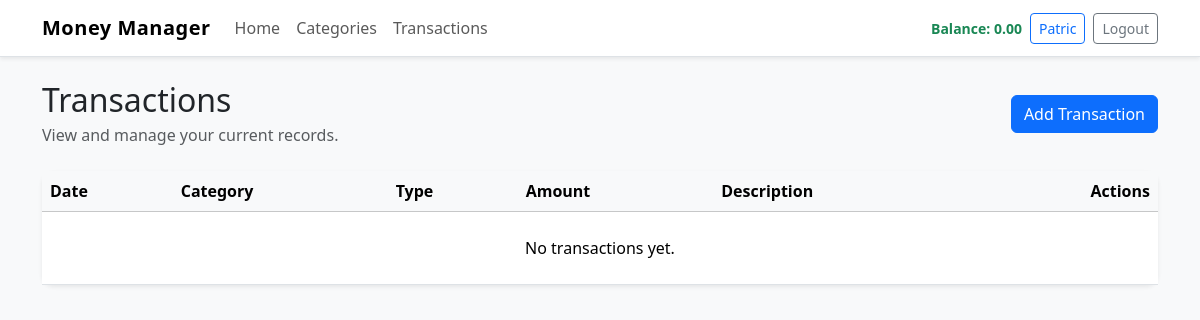
Page /transactions/ (signed in) on the earlier database version.
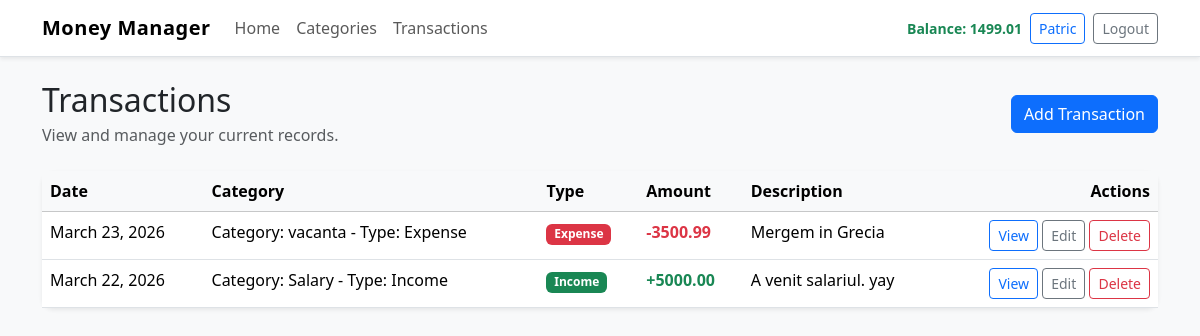
Same page on the later database version.
### core/models.py (models this page shows, shortened)
class Transaction(models.Model):
	user = models.ForeignKey(User, on_delete=models.CASCADE)
	category = models.ForeignKey(Category, on_delete=models.SET_NULL, null=True)
	amount = models.DecimalField(max_digits=10, decimal_places=2)
	date = models.DateField()
	description = models.TextField(blank=True)
	created_at = models.DateTimeField(auto_now_add=True)
	updated_at = models.DateTimeField(auto_now=True)

class Category(models.Model):
	name = models.CharField(max_length=100)
	is_income = models.BooleanField(default=False)
	created_at = models.DateTimeField(auto_now_add=True)
	updated_at = models.DateTimeField(auto_now=True)
	def __str__(self):
		return f"Category: {self.name} - Type: {'Income' if self.is_income else 'Expense'}"

### core/views.py (the view)
# urls.py: path('transactions/', views.TransactionListView.as_view(), name='transaction-list'),
class TransactionListView(LoginRequiredMixin, ListView):
	model = Transaction
	template_name = 'core/transaction_list.html'
	context_object_name = 'transactions'
	def get_queryset(self):
		return Transaction.objects.filter(user=self.request.user).order_by('-date')

### core/context_processors.py (called while the page is built)
def get_financial_summary(user):
	if not user.is_authenticated:
		return {
			'income_total': 0,
			'expense_total': 0,
			'current_balance': 0,
		}
	transactions = Transaction.objects.filter(user=user)
	income_total = transactions.filter(category__is_income=True).aggregate(total=Sum('amount'))['total'] or 0
	expense_total = transactions.filter(category__is_income=False).aggregate(total=Sum('amount'))['total'] or 0
	return {
		'income_total': income_total,
		'expense_total': expense_total,
		'current_balance': income_total - expense_total,
	}

def financial_summary(request):
	return get_financial_summary(request.user)

### core/templates/core/transaction_list.html (shortened to what this page needs)
{% extends 'core/base.html' %}
{% block content %}
<div class="d-flex justify-content-between align-items-center mb-4">
    <div>
        <h2 class="mb-1">Transactions</h2>
        <p class="text-muted mb-0">View and manage your current records.</p>
    </div>
    <a class="btn btn-primary" href="{% url 'transaction-add' %}">Add Transaction</a>
</div>
<div class="card shadow-sm border-0">
    <div class="card-body p-0">
        <div class="table-responsive">
            <table class="table table-hover mb-0">
                <thead class="table-light">
                    <tr>
                        <th>Date</th>
                        <th>Category</th>
                        <th>Type</th>
                        <th>Amount</th>
                        <th>Description</th>
                        <th class="text-end">Actions</th>
                    </tr>
                </thead>
                <tbody>
                    {% for t in transactions %}
                    <tr>
                        <td>{{ t.date }}</td>
                        <td>{{ t.category }}</td>
                        <td>
                            {% if t.category and t.category.is_income %}
                            <span class="badge text-bg-success">Income</span>
                            {% else %}
                            <span class="badge text-bg-danger">Expense</span>
                            {% endif %}
                        </td>
                        <td class="fw-semibold {% if t.category and t.category.is_income %}text-success{% else %}text-danger{% endif %}">
                            {% if t.category and t.category.is_income %}+{% else %}-{% endif %}{{ t.amount }}
                        </td>
                        <td>{{ t.description|default:'-' }}</td>
                        <td class="text-end">
                            <a class="btn btn-sm btn-outline-primary" href="{% url 'transaction-detail' t.pk %}">View</a>
                            <a class="btn btn-sm btn-outline-secondary" href="{% url 'transaction-edit' t.pk %}">Edit</a>
                            <a class="btn btn-sm btn-outline-danger" href="{% url 'transaction-delete' t.pk %}">Delete</a>
                        </td>
                    </tr>
                    {% empty %}
                    <tr>
                        <td colspan="6" class="text-center py-4">No transactions yet.</td>
                    </tr>
                    {% endfor %}
                </tbody>
            </table>
        </div>
    </div>
</div>
{% endblock %}

### core/templates/core/base.html (shortened to what this page needs)
{% load static %}
<!DOCTYPE html>
<html lang="en">
<head>
    <link href="https://cdn.jsdelivr.net/npm/bootstrap@5.3.8/dist/css/bootstrap.min.css" rel="stylesheet">
    <link rel="stylesheet" href="{% static 'css/style.css' %}">
</head>
<body class="bg-light">
    <nav class="navbar navbar-expand-lg bg-white border-bottom shadow-sm">
        <div class="container">
            <a class="navbar-brand fw-bold" href="{% url 'home' %}">Money Manager</a>
            <div class="collapse navbar-collapse" id="navbarContent">
                <ul class="navbar-nav me-auto mb-2 mb-lg-0">
                    <li class="nav-item">
                        <a class="nav-link" href="{% url 'home' %}">Home</a>
                    </li>
                    <li class="nav-item">
                        <a class="nav-link" href="{% url 'category-list' %}">Categories</a>
                    </li>
                    <li class="nav-item">
                        <a class="nav-link" href="{% url 'transaction-list' %}">Transactions</a>
                    </li>
                </ul>
                <div class="d-flex gap-2 align-items-center flex-wrap">
                    {% if user.is_authenticated %}
                    <span class="navbar-text fw-semibold text-success small">Balance: {{ current_balance|floatformat:2 }}</span>
                    <a class="btn btn-outline-primary btn-sm" href="{% url 'profile' %}">{{ user.username }}</a>
                    <form method="post" action="{% url 'logout' %}" class="m-0">
                        <button type="submit" class="btn btn-outline-secondary btn-sm">Logout</button>
                    </form>
                    {% else %}
                    <a class="btn btn-primary btn-sm" href="{% url 'login' %}">Login</a>
                    {% endif %}
                </div>
            </div>
        </div>
    </nav>
    <main class="container py-4">
        {% block content %}{% endblock %}
    </main>
</body>
</html>

### static/css/style.css (style rules this page uses)
body { background-color: #f8f9fa; }
.navbar-brand { letter-spacing: 0.5px; }
.card { border-radius: 0.75rem; }

Differences in the rows shown:
added Transaction: date "March 23, 2026", category "Category: vacanta - Type: Expense", amount "3500.99", description "Mergem in Grecia"
added Transaction: date "March 22, 2026", category "Category: Salary - Type: Income", amount "5000.00", description "A venit salariul. yay"
Other differences:
{{ current_balance|floatformat:2 }}: "0.00" → "1499.01"
text no longer shown: "No transactions yet."
